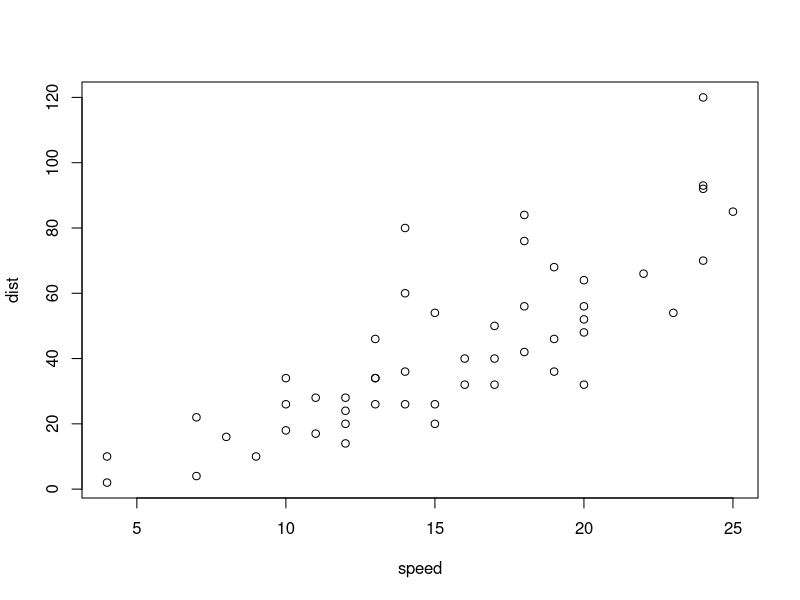
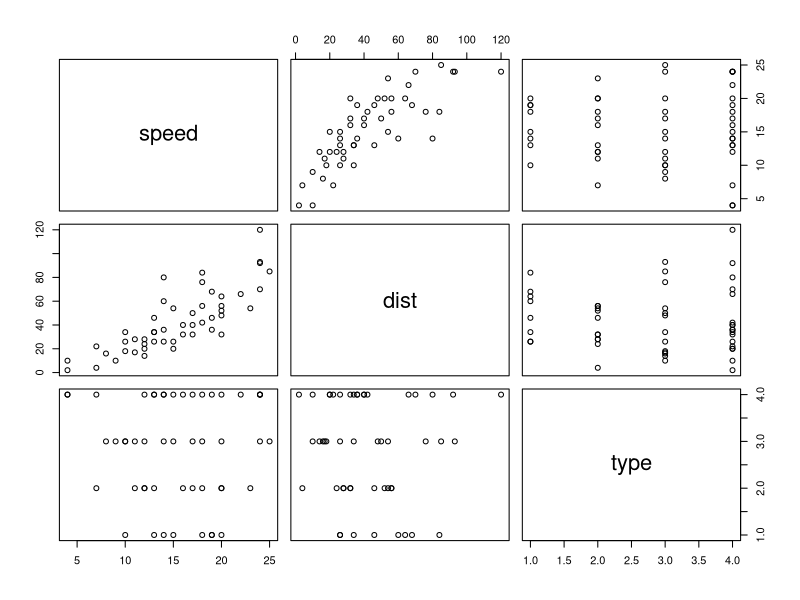
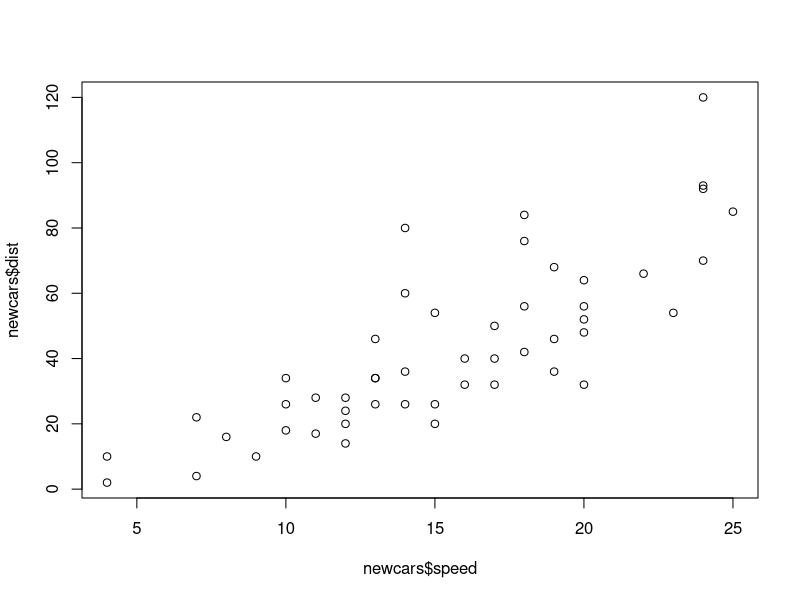
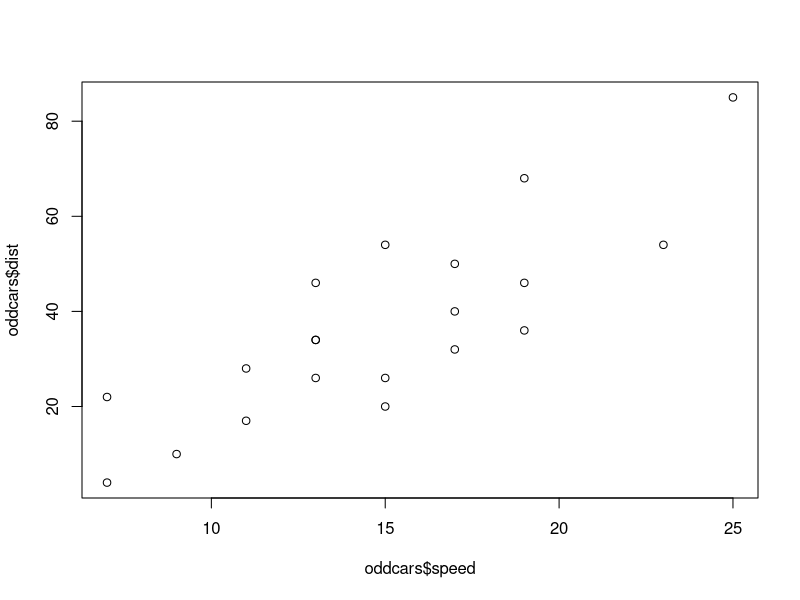

Write the R code that produced these figures, in order. (Note: this script raises an error after producing the figures.)
## ---- chunk 1
setwd("~/work/nmsds/guides/R_Intro/")
## ---- chunk 2
newcars = read.table("newcars.txt")
## ---- chunk 3
head(newcars)
## ---- chunk 4
n = nrow(newcars)
## ---- chunk 5
summary(newcars)
## ---- chunk 6
colnames(newcars)
rownames(newcars)
## ---- chunk 7
plot(cars)
## ---- chunk 8
plot(newcars)
## ---- chunk 9
plot(newcars$speed, newcars$dist)
## ---- chunk 10
x = 5
x %% 2
x %% 2 == 0
## ---- chunk 11
oddcars = subset(newcars, newcars$speed %% 2 == 1)
head(oddcars)
summary(oddcars)
plot(oddcars$speed, oddcars$dist)
## ---- chunk 12
evenspeeds = subset(newcars, newcars$speed %% 2 == 0, select=c(type, speed))
head(evenspeeds)
## ---- chunk 13
set.seed(1) # Get rid of this to get a new data set each time.
runif(4, min=-1, max=1) # Generate 4 random floating point numbers between -1 and 1.
rnorm(3) # Generate 3 floating point numbers from the N(0,1) distribution
rnorm(5, mean=70, sd=10) # Generate 5 floating point numbers from the N(70,10) distribution
sample(1:10, 4) # Generate 4 integers between 1 and 10 without replacement
## ---- chunk 14
set.seed(42)
newcars = cars
newcars$type = sample(1:4, nrow(newcars), replace=TRUE)

write.csv(newcars, file="newcars.csv")
write.table(newcars, file="newcars.txt")
